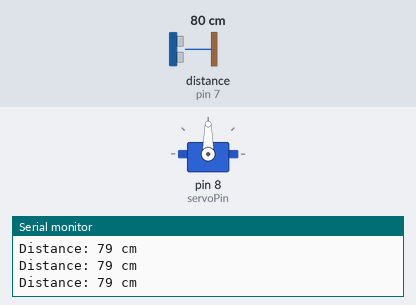
This sketch was run on a simulated Arduino Uno, built with avr-gcc and run on an emulated ATmega328P. On the bench: servo, the last lines printed to the serial monitor. Wiring (inferred from the names in the program): ultrasonic range finder: trigger pin 6; echo pin 7. The inputs (shaded band) are chosen by the test bench; at power-on: distance to the obstacle (sensor on pin 7) 80 cm. The echo pulse lasts 58.3 µs per cm.

Above: at 1.2 s.
1.3 s: distance to the obstacle (sensor on pin 7) set to 18 cm
2.8 s: distance to the obstacle (sensor on pin 7) set to 15 cm
At 3.0 s:
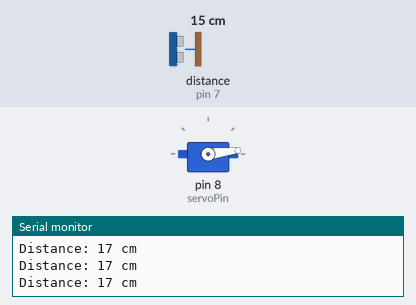
At 3.6 s:
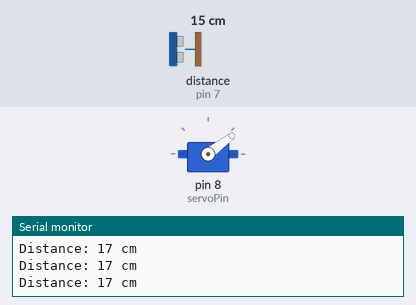
Timing chart, 0 to 6.4 s (numbered marks = the images above; inputs shaded):
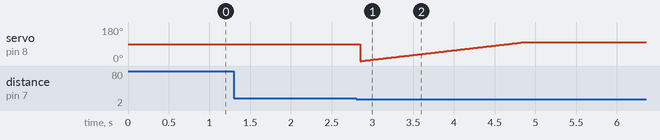

The sketch:

Garage_Module_HC-SR04_and_SERVO_.ino
```cpp
#include <Servo.h>

#define echoPin 7 // attach pin D2 Arduino to pin Echo of HC-SR04
#define trigPin 6 //attach pin D3 Arduino to pin Trig of HC-SR04
#define servoPin 8

//int buttonPin = 2;

long duration; // variable for the duration of sound wave travel
int distance; // variable for the distance measurement
int resultDistance;
int pos = 0;
int buttonState = 0;
bool gateStatus;
bool isParked;

Servo myservo;  // create servo object to control a servo
// twelve servo objects can be created on most boards

void setup()
{
  // set up the LCD's number of columns and rows:
  Serial.begin(9600);
  // Print a message to the LCD.


  //Distance Sensor Module
  pinMode(trigPin, OUTPUT); // Sets the trigPin as an OUTPUT
  pinMode(echoPin, INPUT); // Sets the echoPin as an INPUT

  //Servo Motor
  myservo.attach(servoPin);  // attaches the servo on pin 9 to the servo object

//  pinMode(buttonPin, INPUT);
}

void loop()
{
  Serial.print("Distance: ");
  Serial.print(showDistance());
  Serial.println(" cm");
  delay(400);

  if(showDistance() <= 15 && showDistance()>= 10)
  {
    gateOpen();
    delay(10000);
    gateClose();
  }
  else if(BTN())
  {
    gateOpen();
    delay(10000);
    gateClose();
  }
}

int showDistance()
{
  // Clears the trigPin condition
  digitalWrite(trigPin, LOW);
  delayMicroseconds(2);
  // Sets the trigPin HIGH (ACTIVE) for 10 microseconds
  digitalWrite(trigPin, HIGH);
  delayMicroseconds(10);
  digitalWrite(trigPin, LOW);
  // Reads the echoPin, returns the sound wave travel time in microseconds
  duration = pulseIn(echoPin, HIGH);
  // Calculating the distance
  distance = duration * 0.034 / 2; // Speed of sound wave divided by 2 (go and back)
  // Displays the distance on the Serial Monitor
  return distance;

}

void gateOpen()
{
  for (pos = 0; pos <= 100; pos += 1) { // goes from 0 degrees to 180 degrees
    // in steps of 1 degree
    myservo.write(pos);              // tell servo to go to position in variable 'pos'
    delay(20);                       // waits 15ms for the servo to reach the position
  }
  gateStatus = true;
}

void gateClose()
{
  for (pos = 100; pos >= 0; pos -= 1) { // goes from 180 degrees to 0 degrees
    myservo.write(pos);              // tell servo to go to position in variable 'pos'
    delay(20);                       // waits 15ms for the servo to reach the position
  }
  gateStatus = false;
}

bool BTN()
{
//  buttonState = digitalRead(buttonPin);
  if (buttonState == HIGH)
  {
    return true;
  }
  else return false;
}
```

Measured:
- the behaviour switches between 17 and 16 cm on distance to the obstacle (sensor on pin 7) (found by bisection; images 0 and 1)
